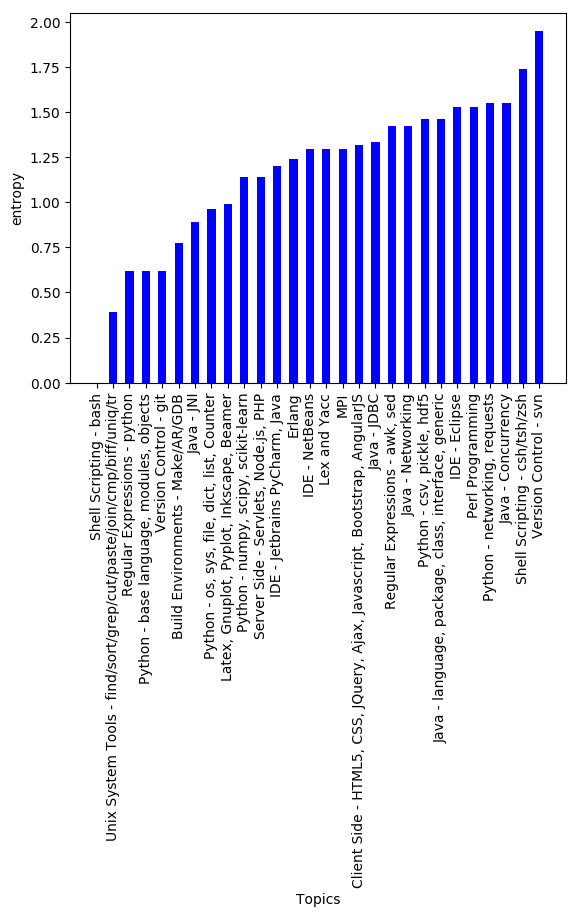

The Python source for this figure:
import csv
import matplotlib.pyplot as plt
import numpy as np
import math
r_li=[]
with open('survey_data.csv','r') as csvfile:
	filereader=csv.reader(csvfile)
	head=next(filereader)
	for i in range(len(head)-1):
		r_li.append([0,0,0,0])
	for row in filereader:
		m=row[0]
		row=row[1:]
		for i,j in enumerate(row):
			if j=='Essential':
				r_li[i][0]+=1;
			elif j=='Nice to have':
				r_li[i][1]+=1
			elif j=='Dont care one way or another':
				r_li[i][2]+=1
			elif j=='Utterly useless':
				r_li[i][3]+=1
			else:
				print("error at",m,i,j)


N=len(head)-1

ind = np.arange(N)

pl_list=[]
for i in range(len(r_li[0])):
	a=[]
	for j in (r_li):
		a.append(j[i])
	pl_list.append(a)

def log2(x):
	return math.log(x,2)

def entropy(li):
	total=0;
	for i in li:
		total+=i
	j=0;
	for i in li:
		if(i==0):
			pass
		else:
			j+=(i/total)*log2(i/total)
	if(j==0):
		return j;
	else:
		return -j;

re_list=[]

for j,i in enumerate(r_li):
	re_list.append([head[1+j],entropy(i)])

l2=[];

for i in sorted(re_list,key=lambda x: x[1]):
	l2.append(i)


l3=[]
for i in l2:
	l3.append(i[1])

p1 = plt.bar(ind,l3 ,color='b')
topics=[]

for i in l2:
	topics.append(i[0])
plt.ylabel('entropy')
plt.xlabel('Topics')

plt.xticks(ind, topics,rotation='vertical')

plt.savefig('contr.png',bbox_inches='tight')